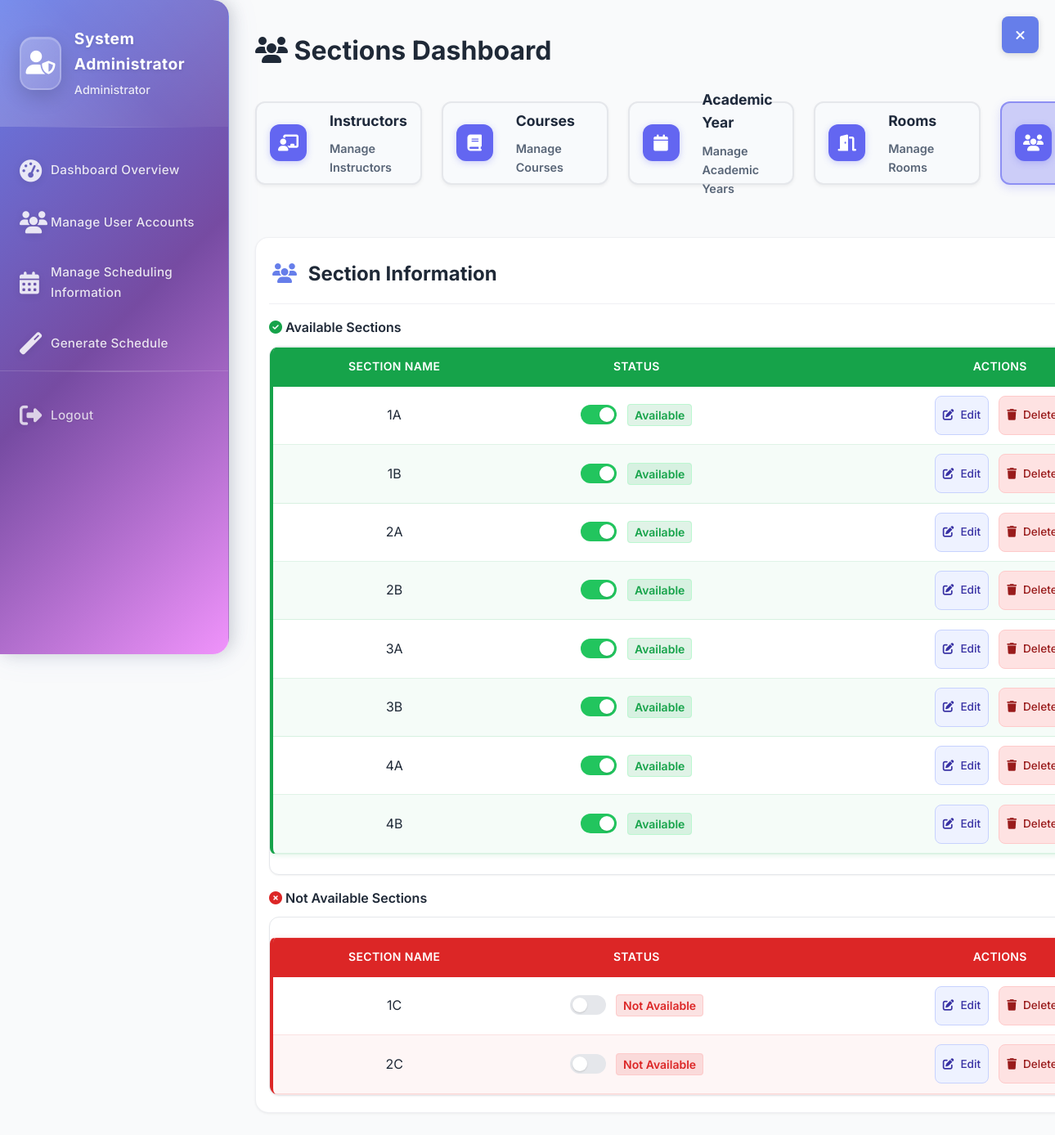
The page /dashboards/admin/sections-dashboard.php (signed in) on the database its author committed.
### tables this page shows
CREATE TABLE `sections` (
  `section_id` int NOT NULL AUTO_INCREMENT,
  `section_name` varchar(100) NOT NULL,
  `year_level` varchar(20) NOT NULL,
  `status` enum('available','unavailable') NOT NULL DEFAULT 'available',
  `created_at` timestamp NOT NULL DEFAULT CURRENT_TIMESTAMP,
  `updated_at` timestamp NOT NULL DEFAULT CURRENT_TIMESTAMP ON UPDATE CURRENT_TIMESTAMP,
  PRIMARY KEY (`section_id`),
  UNIQUE KEY `section_year` (`section_name`,`year_level`)
);

### config/database.php (called while the page is built, shortened)
<?php
class Database {
    private $host = DB_HOST;
    private $user = DB_USER;
    private $pass = DB_PASS;
    private $dbname = DB_NAME;
    private $dbh;
    private $stmt;
    public function __construct() {
        $dsn = 'mysql:host=' . $this->host . ';dbname=' . $this->dbname;
        $options = array(
            PDO::ATTR_PERSISTENT => true,
            PDO::ATTR_ERRMODE => PDO::ERRMODE_EXCEPTION
        );
        try {
            $this->dbh = new PDO($dsn, $this->user, $this->pass, $options);
        } catch(PDOException $e) {
            $this->error = $e->getMessage();
            throw new Exception("Database connection failed: " . $e->getMessage());
        }
    }
    public function query($query) {
        $this->stmt = $this->dbh->prepare($query);
    }
    public function bind($param, $value, $type = null) {
        if (is_null($type)) {
            switch (true) {
                default:
                    $type = PDO::PARAM_STR;
            }
        }
        $this->stmt->bindValue($param, $value, $type);
    }
    public function execute() {
        return $this->stmt->execute();
    }
    public function resultset() {
        $this->execute();
        return $this->stmt->fetchAll(PDO::FETCH_ASSOC);
    }
}

### dashboards/admin/sections-dashboard.php (the view, shortened to what this page needs)
<?php
require_once __DIR__ . '/../../config/database.php';
$db = new Database();
$adminId = $_SESSION['user_id'];
$db->query("SELECT full_name FROM users WHERE user_id = ?");
$db->bind(1, $adminId);
    $db->execute();
$sections = [];
try {
    $db->query("SELECT * FROM sections ORDER BY section_name ASC");
    $db->execute();
    $sections = $db->resultset();
} catch (Exception $e) {
}
?>
<!DOCTYPE html>
<html lang="en">
<head>
    <link rel="stylesheet" href="https://cdnjs.cloudflare.com/ajax/libs/font-awesome/6.4.0/css/all.min.css">
    <link rel="stylesheet" href="../../assets/css/style.css" />
</head>
<body>
    <div class="admin-layout">
        <aside class="admin-sidebar" id="adminSidebar" aria-expanded="true">
            <div class="sidebar-header">
                <div class="admin-profile">
                    <div class="admin-avatar" onclick="toggleSidebar()"><i class="fas fa-user-shield"></i></div>
                    <div class="admin-info">
                        <h4><?php echo htmlspecialchars($_SESSION['full_name']); ?></h4>
                        <span>Administrator</span>
                    </div>
                </div>
            </div>
            <nav class="sidebar-nav">
                <ul class="nav-menu">
                    <li class="nav-item"><a href="dashboard.php" class="nav-link"><i class="fas fa-tachometer-alt"></i><span>Dashboard Overview</span></a></li>
                    <li class="nav-item"><a href="manage-users.php" class="nav-link"><i class="fas fa-users"></i><span>Manage User Accounts</span></a></li>
                    <li class="nav-item"><a href="manage-scheduling.php" class="nav-link"><i class="fas fa-calendar-alt"></i><span>Manage Scheduling Information</span></a></li>
                    <li class="nav-item"><a href="generate-schedule.php" class="nav-link"><i class="fas fa-magic"></i><span>Generate Schedule</span></a></li>
                </ul>
                <div class="sidebar-footer">
                    <a href="../../auth/logout.php" class="nav-link logout-link"><i class="fas fa-sign-out-alt"></i><span>Logout</span></a>
                </div>
            </nav>
        </aside>
        <main class="admin-main" id="adminMain">
            <div class="main-header">
                <h1 class="page-title"><i class="fas fa-users"></i> Sections Dashboard</h1>
                <button id="headerSidebarToggle" class="sidebar-toggle"><i class="fas fa-bars"></i></button>
            </div>
            <div class="dashboard-navigation-cards">
                <a href="Instructor-dashboard.php" class="dashboard-card-nav" data-dashboard="instructors">
                    <div class="dashboard-card-icon">
                        <i class="fas fa-chalkboard-teacher"></i>
                    </div>
                    <div class="dashboard-card-content">
                        <h3>Instructors</h3>
                        <p>Manage Instructors</p>
                    </div>
                </a>
                <a href="Courses-dashboard.php" class="dashboard-card-nav" data-dashboard="courses">
                    <div class="dashboard-card-icon">
                        <i class="fas fa-book"></i>
                    </div>
                    <div class="dashboard-card-content">
                        <h3>Courses</h3>
                        <p>Manage Courses</p>
                    </div>
                </a>
                <a href="academic-year-dashboard.php" class="dashboard-card-nav" data-dashboard="academic-year">
                    <div class="dashboard-card-icon">
                        <i class="fas fa-calendar"></i>
                    </div>
                    <div class="dashboard-card-content">
                        <h3>Academic Year</h3>
                        <p>Manage Academic Years</p>
                    </div>
                </a>
                <a href="rooms-dashboard.php" class="dashboard-card-nav" data-dashboard="rooms">
                    <div class="dashboard-card-icon">
                        <i class="fas fa-door-open"></i>
                    </div>
                    <div class="dashboard-card-content">
                        <h3>Rooms</h3>
                        <p>Manage Rooms</p>
                    </div>
                </a>
                <a href="sections-dashboard.php" class="dashboard-card-nav active" data-dashboard="sections">
                    <div class="dashboard-card-icon">
                        <i class="fas fa-users"></i>
                    </div>
                </a>
            </div>
            <div class="main-content">
                <div class="dashboard-card">
                    <div class="management-controls">
                        <h2 class="section-title" style="font-size: 1.5rem; font-weight: 700;">
                            <i class="fas fa-users"></i>
                            Section Information
                        </h2>
                    </div>
                    <div class="table-section-header">
                        <h3><i class="fas fa-check-circle" style="color: #16a34a;"></i> Available Sections</h3>
                    </div>
                    <div class="table-container">
                        <table class="table" id="activeSections">
                            <thead>
                                <tr>
                                    <th style="width: 25%;">Section Name</th>
                                    <th style="width: 25%;">Status</th>
                                    <th style="width: 50%;">Actions</th>
                                </tr>
                            </thead>
                            <tbody>
                                <?php
                                $activeSections = array_filter($sections, function($section) {
                                    return $section['status'] === 'available';
                                });
                                if (empty($activeSections)): ?>
                                    <tr>
                                        <td colspan="3" class="muted">No available sections found</td>
                                    </tr>
                                <?php else: ?>
                                    <?php foreach ($activeSections as $section): ?>
                                        <tr data-section-id="<?php echo $section['section_id']; ?>">
                                            <td data-year-level="<?php echo htmlspecialchars($section['year_level']); ?>"><?php echo htmlspecialchars($section['section_name']); ?></td>
                                            <td>
                                                <label class="switch">
                                                    <span class="slider"></span>
                                                </label>
                                                <span class="status-text status-available">Available</span>
                                            </td>
                                            <td>
                                                <button type="button" class="btn btn-sm btn-secondary edit-section"
                                                        data-section-id="<?php echo $section['section_id']; ?>"
                                                        data-section-name="<?php echo htmlspecialchars($section['section_name']); ?>"
                                                        data-status="<?php echo $section['status']; ?>">
                                                    <i class="fas fa-edit"></i> Edit
                                                </button>
                                                <button type="button" class="btn btn-sm btn-danger delete-section"
                                                        data-section-id="<?php echo $section['section_id']; ?>">
                                                    <i class="fas fa-trash"></i> Delete
                                                </button>
                                            </td>
                                        </tr>
                                    <?php endforeach; ?>
                                <?php endif; ?>
                            </tbody>
                        </table>
                    </div>
                    <div class="table-section-header">
                        <h3><i class="fas fa-times-circle" style="color: #dc2626;"></i> Not Available Sections</h3>
                    </div>
                    <div class="table-container">
                        <table class="table" id="inactiveSections">
                            <thead>
                                <tr>
                                    <th style="width: 25%;">Section Name</th>
                                    <th style="width: 25%;">Status</th>
                                    <th style="width: 50%;">Actions</th>
                                </tr>
                            </thead>
                            <tbody>
                                <?php
                                $inactiveSections = array_filter($sections, function($section) {
                                    return $section['status'] === 'unavailable';
                                });
                                if (empty($inactiveSections)): ?>
                                    <tr>
                                        <td colspan="3" class="muted">No unavailable sections found</td>
                                    </tr>
                                <?php else: ?>
                                    <?php foreach ($inactiveSections as $section): ?>
                                        <tr data-section-id="<?php echo $section['section_id']; ?>">
                                            <td data-year-level="<?php echo htmlspecialchars($section['year_level']); ?>"><?php echo htmlspecialchars($section['section_name']); ?></td>
                                            <td>
                                                <label class="switch">
                                                    <span class="slider"></span>
                                                </label>
                                                <span class="status-text status-unavailable">Not Available</span>
                                            </td>
                                            <td>
                                                <button type="button" class="btn btn-sm btn-secondary edit-section"
                                                        data-section-id="<?php echo $section['section_id']; ?>"
                                                        data-section-name="<?php echo htmlspecialchars($section['section_name']); ?>"
                                                        data-year-level="<?php echo htmlspecialchars($section['year_level']); ?>"
                                                        data-status="<?php echo $section['status']; ?>">
                                                    <i class="fas fa-edit"></i> Edit
                                                </button>
                                                <button type="button" class="btn btn-sm btn-danger delete-section"
                                                        data-section-id="<?php echo $section['section_id']; ?>">
                                                    <i class="fas fa-trash"></i> Delete
                                                </button>
                                            </td>
                                        </tr>
                                    <?php endforeach; ?>
                                <?php endif; ?>
                            </tbody>
                        </table>
                    </div>
                </div>
            </div>
        </main>
    </div>
</body>
</html>

### rows shown on the page
sections: section_name "1A"
sections: section_name "1B"
sections: section_name "2A"
sections: section_name "2B"
sections: section_name "3A"
sections: section_name "3B"
sections: section_name "4A"
sections: section_name "4B"
sections: section_name "1C"
sections: section_name "2C"

### other values the page prints
$_SESSION['full_name'] "System Administrator"
